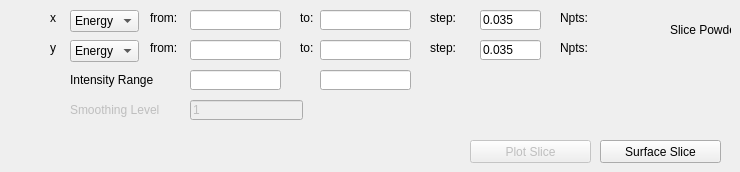
          <widget class="QWidget" name="page_7">
           <widget class="QLabel" name="label_137">
            <property name="geometry">
             <rect>
              <x>670</x>
              <y>20</y>
              <width>61</width>
              <height>20</height>
             </rect>
            </property>
            <property name="text">
             <string>Slice Powder</string>
            </property>
           </widget>
           <widget class="QComboBox" name="comboBoxPowderSliceX">
            <property name="geometry">
             <rect>
              <x>70</x>
              <y>10</y>
              <width>69</width>
              <height>22</height>
             </rect>
            </property>
            <item>
             <property name="text">
              <string>Energy</string>
             </property>
            </item>
            <item>
             <property name="text">
              <string>|Q|</string>
             </property>
            </item>
            <item>
             <property name="text">
              <string>2Theta</string>
             </property>
            </item>
            <item>
             <property name="text">
              <string>Det Pixels</string>
             </property>
            </item>
           </widget>
           <widget class="QComboBox" name="comboBoxPowderSliceY">
            <property name="geometry">
             <rect>
              <x>70</x>
              <y>40</y>
              <width>69</width>
              <height>22</height>
             </rect>
            </property>
            <item>
             <property name="text">
              <string>Energy</string>
             </property>
            </item>
            <item>
             <property name="text">
              <string>|Q|</string>
             </property>
            </item>
            <item>
             <property name="text">
              <string>2Theta</string>
             </property>
            </item>
            <item>
             <property name="text">
              <string>Det Pixels</string>
             </property>
            </item>
           </widget>
           <widget class="QLabel" name="label_138">
            <property name="geometry">
             <rect>
              <x>50</x>
              <y>10</y>
              <width>16</width>
              <height>16</height>
             </rect>
            </property>
            <property name="text">
             <string>x</string>
            </property>
           </widget>
           <widget class="QLabel" name="label_139">
            <property name="geometry">
             <rect>
              <x>50</x>
              <y>40</y>
              <width>16</width>
              <height>16</height>
             </rect>
            </property>
            <property name="text">
             <string>y</string>
            </property>
           </widget>
           <widget class="QLineEdit" name="lineEditPowderSliceXFrom">
            <property name="geometry">
             <rect>
              <x>190</x>
              <y>10</y>
              <width>91</width>
              <height>20</height>
             </rect>
            </property>
           </widget>
           <widget class="QLineEdit" name="lineEditPowderSliceYFrom">
            <property name="geometry">
             <rect>
              <x>190</x>
              <y>40</y>
              <width>91</width>
              <height>20</height>
             </rect>
            </property>
           </widget>
           <widget class="QLineEdit" name="lineEditPowderSliceIntensityFrom">
            <property name="geometry">
             <rect>
              <x>190</x>
              <y>70</y>
              <width>91</width>
              <height>20</height>
             </rect>
            </property>
           </widget>
           <widget class="QLineEdit" name="lineEditPowderSliceSmoothing">
            <property name="enabled">
             <bool>false</bool>
            </property>
            <property name="geometry">
             <rect>
              <x>190</x>
              <y>100</y>
              <width>113</width>
              <height>20</height>
             </rect>
            </property>
            <property name="text">
             <string>1</string>
            </property>
           </widget>
           <widget class="QLabel" name="label_140">
            <property name="geometry">
             <rect>
              <x>300</x>
              <y>10</y>
              <width>21</width>
              <height>16</height>
             </rect>
            </property>
            <property name="text">
             <string>to:</string>
            </property>
           </widget>
           <widget class="QLabel" name="label_141">
            <property name="geometry">
             <rect>
              <x>300</x>
              <y>40</y>
              <width>21</width>
              <height>16</height>
             </rect>
            </property>
            <property name="text">
             <string>to:</string>
            </property>
           </widget>
           <widget class="QLineEdit" name="lineEditPowderSliceXTo">
            <property name="geometry">
             <rect>
              <x>320</x>
              <y>10</y>
              <width>91</width>
              <height>20</height>
             </rect>
            </property>
           </widget>
           <widget class="QLineEdit" name="lineEditPowderSliceYTo">
            <property name="geometry">
             <rect>
              <x>320</x>
              <y>40</y>
              <width>91</width>
              <height>20</height>
             </rect>
            </property>
           </widget>
           <widget class="QLineEdit" name="lineEditPowderSliceIntensityTo">
            <property name="geometry">
             <rect>
              <x>320</x>
              <y>70</y>
              <width>91</width>
              <height>20</height>
             </rect>
            </property>
           </widget>
           <widget class="QLabel" name="label_142">
            <property name="geometry">
             <rect>
              <x>430</x>
              <y>10</y>
              <width>51</width>
              <height>16</height>
             </rect>
            </property>
            <property name="text">
             <string>step:</string>
            </property>
           </widget>
           <widget class="QLineEdit" name="lineEditPowderSliceXStep">
            <property name="geometry">
             <rect>
              <x>480</x>
              <y>10</y>
              <width>61</width>
              <height>20</height>
             </rect>
            </property>
            <property name="text">
             <string>0.035</string>
            </property>
           </widget>
           <widget class="QLineEdit" name="lineEditPowderSliceYStep">
            <property name="geometry">
             <rect>
              <x>480</x>
              <y>40</y>
              <width>61</width>
              <height>20</height>
             </rect>
            </property>
            <property name="text">
             <string>0.035</string>
            </property>
           </widget>
           <widget class="QLabel" name="label_143">
            <property name="geometry">
             <rect>
              <x>70</x>
              <y>70</y>
              <width>121</width>
              <height>20</height>
             </rect>
            </property>
            <property name="text">
             <string>Intensity Range</string>
            </property>
           </widget>
           <widget class="QLabel" name="label_144">
            <property name="enabled">
             <bool>false</bool>
            </property>
            <property name="geometry">
             <rect>
              <x>70</x>
              <y>100</y>
              <width>121</width>
              <height>20</height>
             </rect>
            </property>
            <property name="text">
             <string>Smoothing Level</string>
            </property>
           </widget>
           <widget class="QLabel" name="label_145">
            <property name="geometry">
             <rect>
              <x>150</x>
              <y>10</y>
              <width>41</width>
              <height>16</height>
             </rect>
            </property>
            <property name="text">
             <string>from:</string>
            </property>
           </widget>
           <widget class="QLabel" name="label_146">
            <property name="geometry">
             <rect>
              <x>150</x>
              <y>40</y>
              <width>41</width>
              <height>16</height>
             </rect>
            </property>
            <property name="text">
             <string>from:</string>
            </property>
           </widget>
           <widget class="QLabel" name="label_147">
            <property name="geometry">
             <rect>
              <x>430</x>
              <y>40</y>
              <width>51</width>
              <height>16</height>
             </rect>
            </property>
            <property name="text">
             <string>step:</string>
            </property>
           </widget>
           <widget class="QPushButton" name="pushButtonPowderSlicePlotSlice">
            <property name="enabled">
             <bool>false</bool>
            </property>
            <property name="geometry">
             <rect>
              <x>470</x>
              <y>140</y>
              <width>121</width>
              <height>23</height>
             </rect>
            </property>
            <property name="text">
             <string>Plot Slice</string>
            </property>
           </widget>
           <widget class="QPushButton" name="pushButtonPowderSliceSurfaceSlice">
            <property name="geometry">
             <rect>
              <x>600</x>
              <y>140</y>
              <width>121</width>
              <height>23</height>
             </rect>
            </property>
            <property name="text">
             <string>Surface Slice</string>
            </property>
           </widget>
           <widget class="QLabel" name="labelPNptsX">
            <property name="geometry">
             <rect>
              <x>560</x>
              <y>10</y>
              <width>81</width>
              <height>16</height>
             </rect>
            </property>
            <property name="text">
             <string>Npts:</string>
            </property>
           </widget>
           <widget class="QLabel" name="labelPNptsY">
            <property name="geometry">
             <rect>
              <x>560</x>
              <y>40</y>
              <width>91</width>
              <height>16</height>
             </rect>
            </property>
            <property name="text">
             <string>Npts:</string>
            </property>
           </widget>
          </widget>
